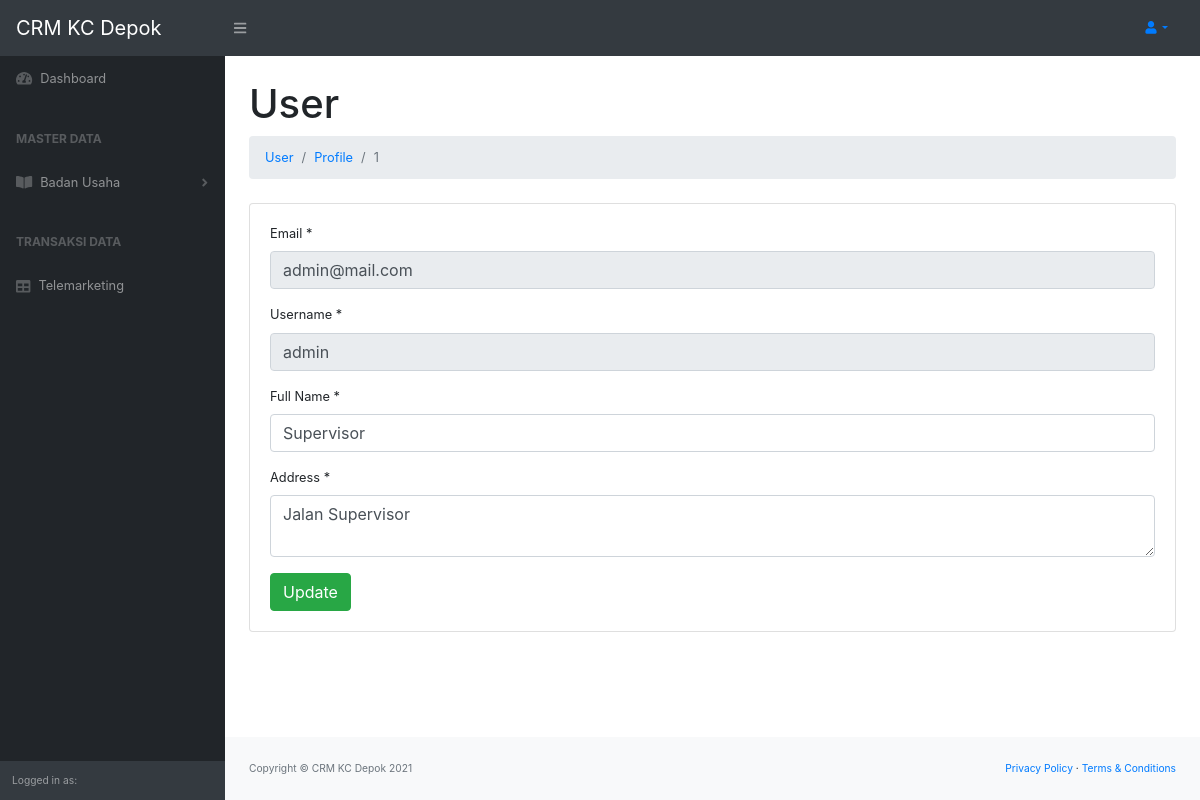
Screenshot of /index.php/user/profile/1 with the database file from the repository.
### tables this page shows
CREATE TABLE `user` (
  `user_id` int(11) NOT NULL,
  `npp` varchar(45) DEFAULT NULL,
  `email` varchar(255) DEFAULT NULL,
  `username` varchar(255) DEFAULT NULL,
  `fullname` varchar(255) DEFAULT NULL,
  `address` varchar(255) DEFAULT NULL,
  `role` varchar(255) DEFAULT NULL,
  `password` varchar(255) DEFAULT NULL,
  `is_active` tinyint(4) DEFAULT NULL,
  `last_login` datetime DEFAULT NULL,
  `created_by` varchar(45) DEFAULT NULL,
  `created_at` datetime DEFAULT NULL,
  `updated_by` varchar(45) DEFAULT NULL,
  `updated_at` datetime DEFAULT NULL
);

### application/controllers/User.php (called while the page is built, shortened)
<?php
class User extends CI_Controller
{
    public function __construct()
    {
        $this->load->model("user_model");
        $this->load->library('form_validation');
    }
    public function profile($id = null)
    {
        if (!isset($id)) {
            $user_id = $this->session->user_logged->user_id;
        }else{
            $user_id = $id;
        }
        $user = $this->user_model;
        $data["user"] = $user->getById($user_id);
        $this->load->view("user/profile", $data);
    }
}

### index.php (called while the page is built, shortened)
<?php
require_once BASEPATH.'core/CodeIgniter.php';

### application/models/User_model.php (called while the page is built, shortened)
<?php
class User_model extends CI_Model
{
    private $_table = "user";
    public function getById($id)
    {
        return $this->db->get_where($this->_table, ["user_id" => $id])->row();
    }
}

### application/views/user/profile.php (the view, shortened to what this page needs)
<!DOCTYPE html>
<html lang="en">
    <head>
    </head>
    <body class="sb-nav-fixed">
        <nav class="sb-topnav navbar navbar-expand navbar-dark bg-dark">
        </nav>
        <div id="layoutSidenav">
            <div id="layoutSidenav_nav">
                <nav class="sb-sidenav accordion sb-sidenav-dark" id="sidenavAccordion">
                </nav>
            </div>
            <div id="layoutSidenav_content">
                <main>
                    <div class="container-fluid">
                        <div class="card mb-4">
                            <div class="card-body">
                                <form action="" method="post">
                                <div class="form-group">
                                    <label for="name">Email *</label>
                                    <input class="form-control <?php echo form_error('email') ? 'is-invalid':'' ?>"
                                    type="text" name="email" placeholder="Your Email" value="<?php echo $user->email ?>" readonly />
                                </div>
                                <div class="form-group">
                                    <label for="name">Username *</label>
                                    <input class="form-control <?php echo form_error('username') ? 'is-invalid':'' ?>"
                                    type="text" name="username" placeholder="Your Name" value="<?php echo $user->username ?>" readonly/>
                                </div>
                                <div class="form-group">
                                    <label for="name">Full Name *</label>
                                    <input class="form-control <?php echo form_error('fullname') ? 'is-invalid':'' ?>"
                                    type="text" name="fullname" placeholder="Your Full Name" value="<?php echo $user->fullname ?>" />
                                </div>
                                <div class="form-group">
                                    <label for="price">Address *</label>
                                    <textarea class="form-control <?php echo form_error('address') ? 'is-invalid':'' ?>"
                                    name="address" placeholder="Your Address"><?php echo $user->address ?></textarea>
                                </div>
                                <input class="btn btn-success" type="submit" name="btn" value="Update" />
                            </form>
                            </div>
                        </div>
                    </div>
                </main>
            </div>
        </div>
    </body>
</html>

### rows the page displays
user: email "admin@mail.com", username "admin", fullname "Supervisor", address "Jalan Supervisor"

### other values shown
str_replace("-", " ", $this->uri->segments[1]) "User"
str_replace("-", " ",$segment) "User"
str_replace("-", " ",$segment) "Profile"
str_replace("-", " ",$segment) "1"
SITE_NAME "CRM KC Depok"
Date('Y') "2021"
